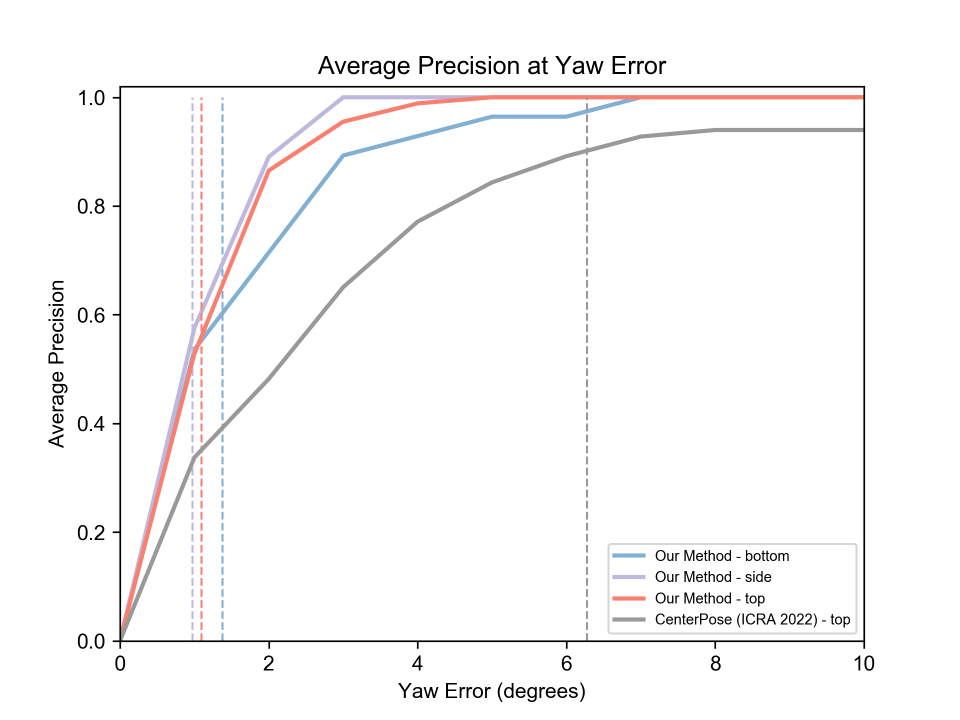
#> input picture keypointnet_ros/scripts/evaluation/Average Precision at Yaw Error.png, 1920 x 1440 px (shown at 1/2 size)
$ python -i transforms.py   (imports and definitions only)
#> lines starting #> are read from the running program, lines starting #| are printed output that depends on the picture
#!/home/dongyi/anaconda3/envs/paddle_env/bin/python3
from __future__ import division

import collections
import math
import numbers
import random
import types
import warnings

import cv2
import numpy as np

import inference.functional as F

__all__ = [
    "Compose", "ComposeWithPoint", "Resize", "Scale",
    "CenterCrop", "CropCenterSquare", "Pad", "Lambda", "RandomApply", "RandomChoice",
    "RandomOrder", "RandomCrop", "Crop", "RandomHorizontalFlip", "RandomHorizontalFlipWithPoint", "RandomHorizontalFlipWithPoints",
    "RandomVerticalFlip", "RandomVerticalFlipWithPoint","RandomVerticalFlipWithPoints", "RandomHVFlip", "RandomHVFlipWithPoints",
    "RandomResizedCrop", "RandomSizedCrop", "FiveCrop", "TenCrop", "PaddedSquare","PaddedSquareWithPoints", "RandomPad", "RandomPadWithPoints","RandomPadWithoutPoints"
     "ColorJitter","ColorJitterWithPoints", "BackgroundReplacement","BackgroundReplacementWithPoints",
     "ColorThresholdSegmentation","ColorThresholdSegmentationWithPoints","GrayThresholdSegmentation","GrayThresholdSegmentationWithPoints",
     "RandomRotation", "RandomRotationWithPoint","RandomRotationWithPoints", "RandomAffine",
    "Grayscale", "RandomGrayscale"
]

_cv2_pad_to_str = {
    'constant': cv2.BORDER_CONSTANT,
    'edge': cv2.BORDER_REPLICATE,
    'reflect': cv2.BORDER_REFLECT_101,
    'symmetric': cv2.BORDER_REFLECT
}
_cv2_interpolation_to_str = {
    'nearest': cv2.INTER_NEAREST,
    'bilinear': cv2.INTER_LINEAR,
    'area': cv2.INTER_AREA,
    'bicubic': cv2.INTER_CUBIC,
    'lanczos': cv2.INTER_LANCZOS4
}
_cv2_interpolation_from_str = {
    v: k
    for k, v in _cv2_interpolation_to_str.items()
}


class Compose(object):
    """Composes several transforms together.
    Args:
        transforms (list of ``Transform`` objects): list of transforms to compose.
    Example:
        >>> transforms.Compose([
        >>>     transforms.CenterCrop(10),
        >>>     transforms.ToTensor(),
        >>> ])
    """
    def __init__(self, transforms):
        self.transforms = transforms

    # [12 lines left out: functions __call__, __repr__, not called in this run]

class ComposeWithPoint(object):
    """Composes several transforms together for img + a single point or multiple points
    Args:
        transforms (list of ``Transform`` objects): list of transforms to compose.
    Example:
        >>> transforms.Compose([
        >>>     transforms.CenterCrop(10),
        >>>     transforms.ToTensor(),
        >>> ])
    """
    def __init__(self, transforms):
        self.transforms = transforms

    # [12 lines left out: functions __call__, __repr__, not called in this run]

class Resize(object):
    """Resize the input numpy ndarray to the given size.
    Args:
        size (sequence or int): Desired output size. If size is a sequence like
            (h, w), output size will be matched to this. If size is an int,
            smaller edge of the image will be matched to this number.
            i.e, if height > width, then image will be rescaled to
            (size * height / width, size)
        interpolation (int, optional): Desired interpolation. Default is
            ``cv2.INTER_CUBIC``, bicubic interpolation
    """

    # [25 lines left out: functions __init__, __call__, __repr__, not called in this run]


class Scale(Resize):
    """
    Note: This transform is deprecated in favor of Resize.
    """
    # [5 lines left out: function __init__, not called in this run]


class CenterCrop(object):
    """Crops the given numpy ndarray at the center.
    Args:
        size (sequence or int): Desired output size of the crop. If size is an
            int instead of sequence like (h, w), a square crop (size, size) is
            made.
    """
    # [14 lines left out: functions __init__, __call__, not called in this run]

    def __repr__(self):
        return self.__class__.__name__ + '(size={0})'.format(self.size)


class CropCenterSquare(object):
    """Crops the given numpy ndarray at the center.
    Args:
        size (sequence or int): Desired output size of the crop. If size is an
            int instead of sequence like (h, w), a square crop (size, size) is
            made.
    """
    def __init__(self):
        pass

    # [10 lines left out: function __call__, not called in this run]

    def __repr__(self):
        return self.__class__.__name__ + '(size={0})'.format(self.size)


class Pad(object):
    """Pad the given numpy ndarray on all sides with the given "pad" value.
    Args:
        padding (int or tuple): Padding on each border. If a single int is provided this
            is used to pad all borders. If tuple of length 2 is provided this is the padding
            on left/right and top/bottom respectively. If a tuple of length 4 is provided
            this is the padding for the left, top, right and bottom borders
            respectively.
        fill (int or tuple): Pixel fill value for constant fill. Default is 0. If a tuple of
            length 3, it is used to fill R, G, B channels respectively.
            This value is only used when the padding_mode is constant
        padding_mode (str): Type of padding. Should be: constant, edge, reflect or symmetric.
            Default is constant.
            - constant: pads with a constant value, this value is specified with fill
            - edge: pads with the last value at the edge of the image
            - reflect: pads with reflection of image without repeating the last value on the edge
                For example, padding [1, 2, 3, 4] with 2 elements on both sides in reflect mode
                will result in [3, 2, 1, 2, 3, 4, 3, 2]
            - symmetric: pads with reflection of image repeating the last value on the edge
                For example, padding [1, 2, 3, 4] with 2 elements on both sides in symmetric mode
                will result in [2, 1, 1, 2, 3, 4, 4, 3]
    """
    # [22 lines left out: functions __init__, __call__, not called in this run]

    def __repr__(self):
        return self.__class__.__name__ + '(padding={0}, fill={1}, padding_mode={2})'.\
            format(self.padding, self.fill, self.padding_mode)


class Lambda(object):
    """Apply a user-defined lambda as a transform.
    Args:
        lambd (function): Lambda/function to be used for transform.
    """
    def __init__(self, lambd):
        assert isinstance(lambd, types.LambdaType)
        self.lambd = lambd

    def __call__(self, img):
        return self.lambd(img)

    def __repr__(self):
        return self.__class__.__name__ + '()'


class RandomTransforms(object):
    """Base class for a list of transformations with randomness
    Args:
        transforms (list or tuple): list of transformations
    """
    def __init__(self, transforms):
        assert isinstance(transforms, (list, tuple))
        self.transforms = transforms

    def __call__(self, *args, **kwargs):
        raise NotImplementedError()

    # [7 lines left out: function __repr__, not called in this run]


class RandomApply(RandomTransforms):
    """Apply randomly a list of transformations with a given probability
    Args:
        transforms (list or tuple): list of transformations
        p (float): probability
    """
    def __init__(self, transforms, p=0.5):
        super(RandomApply, self).__init__(transforms)
        self.p = p

    # [15 lines left out: functions __call__, __repr__, not called in this run]


class RandomOrder(RandomTransforms):
    """Apply a list of transformations in a random order
    """
    # [6 lines left out: function __call__, not called in this run]


class RandomChoice(RandomTransforms):
    """Apply single transformation randomly picked from a list
    """
    def __call__(self, img):
        t = random.choice(self.transforms)
        return t(img)


class RandomCrop(object):
    """Crop the given numpy ndarray at a random location.
    Args:
        size (sequence or int): Desired output size of the crop. If size is an
            int instead of sequence like (h, w), a square crop (size, size) is
            made.
        padding (int or sequence, optional): Optional padding on each border
            of the image. Default is None, i.e no padding. If a sequence of length
            4 is provided, it is used to pad left, top, right, bottom borders
            respectively. If a sequence of length 2 is provided, it is used to
            pad left/right, top/bottom borders, respectively.
        pad_if_needed (boolean): It will pad the image if smaller than the
            desired size to avoid raising an exception.
        fill: Pixel fill value for constant fill. Default is 0. If a tuple of
            length 3, it is used to fill R, G, B channels respectively.
            This value is only used when the padding_mode is constant
        padding_mode: Type of padding. Should be: constant, edge, reflect or symmetric. Default is constant.
             - constant: pads with a constant value, this value is specified with fill
             - edge: pads with the last value on the edge of the image
             - reflect: pads with reflection of image (without repeating the last value on the edge)
                padding [1, 2, 3, 4] with 2 elements on both sides in reflect mode
                will result in [3, 2, 1, 2, 3, 4, 3, 2]
             - symmetric: pads with reflection of image (repeating the last value on the edge)
                padding [1, 2, 3, 4] with 2 elements on both sides in symmetric mode
                will result in [2, 1, 1, 2, 3, 4, 4, 3]
    """
    # [55 lines left out: functions __init__, get_params, __call__, not called in this run]

    def __repr__(self):
        return self.__class__.__name__ + '(size={0}, padding={1})'.format(
            self.size, self.padding)


class Crop(object):   # c,h,w
    """Crop images, given top-left corner (i,j).bash_history.
    Args:
        i: Upper pixel coordinate.
        j: Left pixel coordinate.
        h: Height of the cropped image.
        w: Width of the cropped image.
    Returns:
        numpy ndarray: Cropped image.
    """
    # [19 lines left out: functions __init__, __call__, __repr__, not called in this run]


class RandomHorizontalFlip(object):
    """Horizontally flip the given PIL Image randomly with a given probability.
    Args:
        p (float): probability of the image being flipped. Default value is 0.5
    """
    def __init__(self, p=0.5):
        self.p = p

    # [11 lines left out: function __call__, not called in this run]

    def __repr__(self):
        return self.__class__.__name__ + '(p={})'.format(self.p)

class RandomHorizontalFlipWithPoint(object):
    """Horizontally flip the given PIL Image randomly with a given probability.
    Args:
        p (float): probability of the image being flipped. Default value is 0.5
    """
    def __init__(self, p=0.5):
        self.p = p

    # [11 lines left out: function __call__, not called in this run]

    def __repr__(self):
        return self.__class__.__name__ + '(p={})'.format(self.p)

class RandomHorizontalFlipWithPoints(object):
    """Horizontally flip the given PIL Image randomly with multiples points and a given probability.
    Args:
        p (float): probability of the image being horizontally or non flipped. Default value is 0.5,0.50 for shoe data
    """
    def __init__(self, p=0.5):
        self.p = p

    # [11 lines left out: function __call__, not called in this run]

    def __repr__(self):
        return self.__class__.__name__ + '(p={})'.format(self.p)


class RandomVerticalFlipWithPoint(object):
    """Vertically flip the given PIL Image randomly with a given probability.
    Args:
        p (float): probability of the image being flipped. Default value is 0.5
    """
    def __init__(self, p=0.5):
        self.p = p

    # [10 lines left out: function __call__, not called in this run]

    def __repr__(self):
        return self.__class__.__name__ + '(p={})'.format(self.p)

class RandomVerticalFlipWithPoints(object):
    """Vertically flip the given PIL Image randomly with multiples points and a given probability.
    Args:
        p (float): probability of the image being vertically or non flipped. Default value is 0.5,0.50 for shoe data
    """
    def __init__(self, p=0.5):
        self.p = p

    # [11 lines left out: function __call__, not called in this run]

    def __repr__(self):
        return self.__class__.__name__ + '(p={})'.format(self.p)

class RandomVerticalFlip(object):
    """Vertically flip the given PIL Image randomly with a given probability.
    Args:
        p (float): probability of the image being flipped. Default value is 0.5
    """
    def __init__(self, p=0.5):
        self.p = p

    # [10 lines left out: function __call__, not called in this run]

    def __repr__(self):
        return self.__class__.__name__ + '(p={})'.format(self.p)

class RandomHVFlip(object):
    """Horizontally or Vertically flip the given PIL Image randomly with a given probability.
    Args:
        p (float): probability of the image being horizontally, vertically or non flipped. Default value is 0.25,0.25,0.50
    """
    def __init__(self, p=0.25):
        self.p = p

    # [13 lines left out: function __call__, not called in this run]

    def __repr__(self):
        return self.__class__.__name__ + '(p={})'.format(self.p)

class RandomHVFlipWithPoints(object):
    """Horizontally or Vertically flip the given PIL Image randomly with multiples points and a given probability.
    Args:
        p (float): probability of the image being horizontally, vertically or non flipped. Default value is 0.25,0.25,0.50 for shoe data
    """
    def __init__(self, p=0.25):
        self.p = p

    # [13 lines left out: function __call__, not called in this run]

    def __repr__(self):
        return self.__class__.__name__ + '(p={})'.format(self.p)

class RandomResizedCrop(object):
    """Crop the given numpy ndarray to random size and aspect ratio.
    A crop of random size (default: of 0.08 to 1.0) of the original size and a random
    aspect ratio (default: of 3/4 to 4/3) of the original aspect ratio is made. This crop
    is finally resized to given size.
    This is popularly used to train the Inception networks.
    Args:
        size: expected output size of each edge
        scale: range of size of the origin size cropped
        ratio: range of aspect ratio of the origin aspect ratio cropped
        interpolation: Default: cv2.INTER_CUBIC
    """
    # [62 lines left out: functions __init__, get_params, __call__, __repr__, not called in this run]


class RandomSizedCrop(RandomResizedCrop):
    """
    Note: This transform is deprecated in favor of RandomResizedCrop.
    """
    # [5 lines left out: function __init__, not called in this run]

class PaddedSquare(object):
    """
    Padding to square the image. The default method is edge padding.
    """
    def __init__(self, padding_mode= 'constant'):
        self.padding_mode= padding_mode

    # [36 lines left out: function __call__, not called in this run]

    def __repr__(self):
        return self.__class__.__name__ + '(padding_mode={})'.format(self.padding_mode)

class PaddedSquareWithPoints(object):
    """
    Padding to square the image. The default method is edge padding.
    """
    def __init__(self, padding_mode= 'constant'):
        self.padding_mode= padding_mode

    # [46 lines left out: function __call__, not called in this run]

    def __repr__(self):
        return self.__class__.__name__ + '(padding_mode={})'.format(self.padding_mode)

class RandomPad(object):
    """
    Randomly expand the border of imgs.
    """
    # [42 lines left out: functions __init__, __call__, not called in this run]

    def __repr__(self):
        return self.__class__.__name__ + '(padding_mode={})'.format(self.padding_mode)

class RandomPadWithoutPoints(object):  # when inference in RandomPadWithPoints cases
    """
    Randomly expand the border of imgs.
    """
    # [50 lines left out: functions __init__, __call__, not called in this run]

    def __repr__(self):
        return self.__class__.__name__ + '(padding_mode={})'.format(self.padding_mode)


class RandomPadWithPoints(object):
    """
    Randomly expand the border of imgs.
    """
    # [59 lines left out: functions __init__, __call__, not called in this run]

    def __repr__(self):
        return self.__class__.__name__ + '(padding_mode={})'.format(self.padding_mode)

class ColorJitter(object):
    """Randomly change the brightness, contrast and saturation of an image.
    Args:
        brightness (float or tuple of float (min, max)): How much to jitter brightness.
            brightness_factor is chosen uniformly from [max(0, 1 - brightness), 1 + brightness]
            or the given [min, max]. Should be non negative numbers.
        contrast (float or tuple of float (min, max)): How much to jitter contrast.
            contrast_factor is chosen uniformly from [max(0, 1 - contrast), 1 + contrast]
            or the given [min, max]. Should be non negative numbers.
        saturation (float or tuple of float (min, max)): How much to jitter saturation.
            saturation_factor is chosen uniformly from [max(0, 1 - saturation), 1 + saturation]
            or the given [min, max]. Should be non negative numbers.
        hue (float or tuple of float (min, max)): How much to jitter hue.
            hue_factor is chosen uniformly from [-hue, hue] or the given [min, max].
            Should have 0<= hue <= 0.5 or -0.5 <= min <= max <= 0.5.
    """
    # [100 lines left out: functions __init__, _check_input, get_params, __call__, __repr__, not called in this run]

class ColorJitterWithPoints(object):
    """Randomly change the brightness, contrast and saturation of an image. For regression task
    Args:
        brightness (float or tuple of float (min, max)): How much to jitter brightness.
            brightness_factor is chosen uniformly from [max(0, 1 - brightness), 1 + brightness]
            or the given [min, max]. Should be non negative numbers.
        contrast (float or tuple of float (min, max)): How much to jitter contrast.
            contrast_factor is chosen uniformly from [max(0, 1 - contrast), 1 + contrast]
            or the given [min, max]. Should be non negative numbers.
        saturation (float or tuple of float (min, max)): How much to jitter saturation.
            saturation_factor is chosen uniformly from [max(0, 1 - saturation), 1 + saturation]
            or the given [min, max]. Should be non negative numbers.
        hue (float or tuple of float (min, max)): How much to jitter hue.
            hue_factor is chosen uniformly from [-hue, hue] or the given [min, max].
            Should have 0<= hue <= 0.5 or -0.5 <= min <= max <= 0.5.
    """
    # [100 lines left out: functions __init__, _check_input, get_params, __call__, __repr__, not called in this run]

class BackgroundReplacement(object):
    """
    Replace (averaged) background with random color (b,g,r)
    """
    # [30 lines left out: functions __init__, __call__, not called in this run]

    def __repr__(self):
        return self.__class__.__name__ + '(default={})'.format(self.default)

class BackgroundReplacementWithPoints(object):
    """
    Replace (averaged) background with random color (b,g,r)
    """
    # [30 lines left out: functions __init__, __call__, not called in this run]

    def __repr__(self):
        return self.__class__.__name__ + '(default={})'.format(self.default)

class ColorThresholdSegmentation(object):
    """
    Image Segmentation by color threshold/masking (hsv_low. hsv_high)
    Args:
        color_mode specify the median of hsv color threshold, it could be "corner", "constant", "most_frequent"
        hue_de, sat_de, val_de are deviations for the median of color threshold when run cv2.inRange
        (hue_de, sat_de, val_de) =(13,107,140), (18,85,140), ()  for ShoePackaging green,white,red background respectively
    """
    def __init__(self, color_mode='corner',hue_de=13,sat_de=107,val_de=110):
        self.color_mode = color_mode
        self.hue_de = hue_de
        self.sat_de = sat_de
        self.val_de = val_de

    def __call__(self,img):
        """
        Args:
            img (numpy ndarray): Image to be replaced its background.
        Returns:
            numpy ndarray: Orginal object with random background color.
        """
        # img= img.transpose(1, 2, 0) # C, H, W → H, W, C
        # h,w,c =img.shape
        img_hsv =  cv2.cvtColor(img,cv2.COLOR_RGB2HSV)
#> img_hsv: shape (1440, 1920, 3); mean H, S, V 1.4, 1.8, 249.8
        # Acquire the median of hsv color threshold
        if self.color_mode == "corner":
            # Method 1: use hue, saturation, value(brightness) of corner(0,0)
            # c_hue, c_sat, c_val = int(img_hsv[0,0,0]), int(img_hsv[0,0,1]), int(img_hsv[0,0,2])

            # Method 2: use the average hue, saturation, value(brightness) of 4 corners referring to class BackgroundReplacement()
            h, s, v = cv2.split(img_hsv)
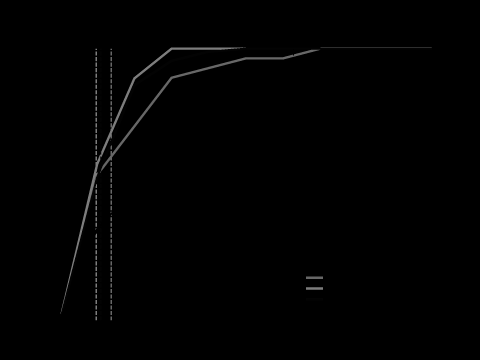
#> h: shape (1440, 1920) (shown at 1/4 size); min 0, max 179, mean 1.4
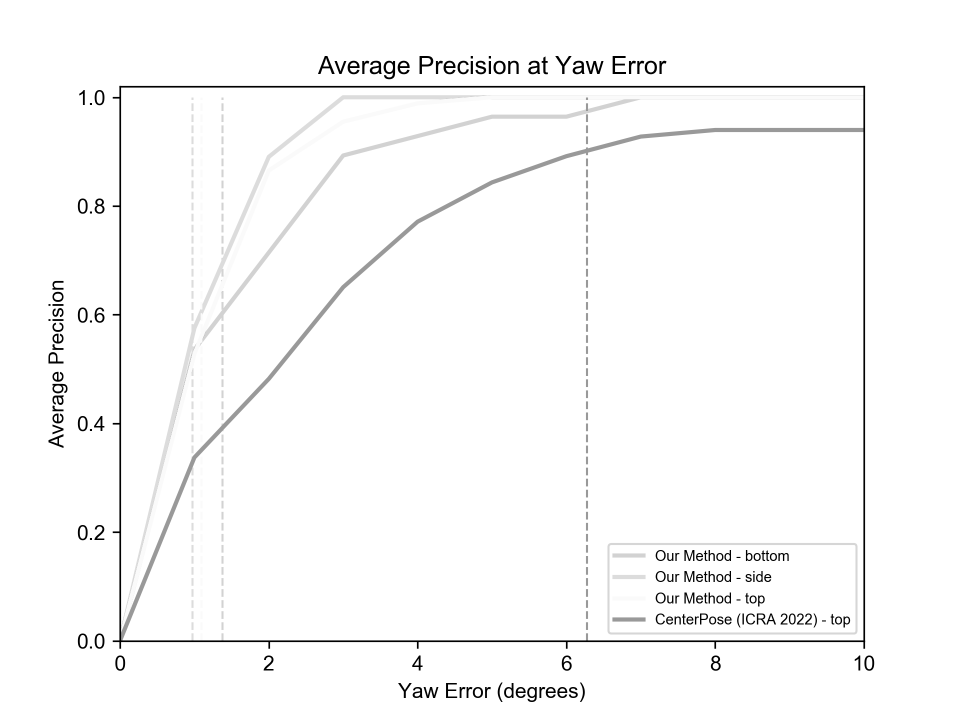
#> v: shape (1440, 1920) (shown at 1/2 size); min 0, max 255, mean 249.8
            v1, s1, h1 = int(v[0,0]),int(s[0,0]),int(h[0,0])
#> v1 = 255; s1 = 0; h1 = 0
            v2, s2, h2 = int(v[0,-1]),int(s[0,-1]),int(h[0,-1])
#> v2 = 255; s2 = 0; h2 = 0
#> (the rest of the program and of its run is left out)
